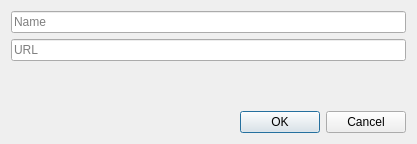
<?xml version="1.0" encoding="UTF-8"?>
<ui version="4.0">
 <class>mpvradio_add</class>
 <widget class="QDialog" name="mpvradio_add">
  <property name="geometry">
   <rect>
    <x>0</x>
    <y>0</y>
    <width>417</width>
    <height>144</height>
   </rect>
  </property>
  <property name="minimumSize">
   <size>
    <width>417</width>
    <height>144</height>
   </size>
  </property>
  <property name="maximumSize">
   <size>
    <width>417</width>
    <height>144</height>
   </size>
  </property>
  <property name="windowTitle">
   <string>Add channel</string>
  </property>
  <layout class="QVBoxLayout" name="verticalLayout">
   <item>
    <widget class="QLineEdit" name="name_input">
     <property name="placeholderText">
      <string>Name</string>
     </property>
    </widget>
   </item>
   <item>
    <widget class="QLineEdit" name="url_input">
     <property name="placeholderText">
      <string>URL</string>
     </property>
    </widget>
   </item>
   <item>
    <spacer name="verticalSpacer">
     <property name="orientation">
      <enum>Qt::Vertical</enum>
     </property>
     <property name="sizeHint" stdset="0">
      <size>
       <width>20</width>
       <height>40</height>
      </size>
     </property>
    </spacer>
   </item>
   <item>
    <widget class="QDialogButtonBox" name="buttonBox">
     <property name="orientation">
      <enum>Qt::Horizontal</enum>
     </property>
     <property name="standardButtons">
      <set>QDialogButtonBox::Cancel|QDialogButtonBox::Ok</set>
     </property>
    </widget>
   </item>
  </layout>
 </widget>
 <resources/>
 <connections>
  <connection>
   <sender>buttonBox</sender>
   <signal>accepted()</signal>
   <receiver>mpvradio_add</receiver>
   <slot>accept()</slot>
   <hints>
    <hint type="sourcelabel">
     <x>248</x>
     <y>254</y>
    </hint>
    <hint type="destinationlabel">
     <x>157</x>
     <y>274</y>
    </hint>
   </hints>
  </connection>
  <connection>
   <sender>buttonBox</sender>
   <signal>rejected()</signal>
   <receiver>mpvradio_add</receiver>
   <slot>reject()</slot>
   <hints>
    <hint type="sourcelabel">
     <x>316</x>
     <y>260</y>
    </hint>
    <hint type="destinationlabel">
     <x>286</x>
     <y>274</y>
    </hint>
   </hints>
  </connection>
 </connections>
</ui>
